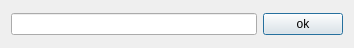
<?xml version="1.0" encoding="UTF-8"?>
<ui version="4.0">
 <class>adddir</class>
 <widget class="QDialog" name="adddir">
  <property name="geometry">
   <rect>
    <x>0</x>
    <y>0</y>
    <width>354</width>
    <height>48</height>
   </rect>
  </property>
  <property name="windowTitle">
   <string>Dialog</string>
  </property>
  <layout class="QHBoxLayout" name="horizontalLayout_2">
   <item>
    <layout class="QHBoxLayout" name="horizontalLayout">
     <item>
      <widget class="QLineEdit" name="lineEdit"/>
     </item>
     <item>
      <widget class="QPushButton" name="ok">
       <property name="text">
        <string>ok</string>
       </property>
      </widget>
     </item>
    </layout>
   </item>
  </layout>
 </widget>
 <resources/>
 <connections/>
</ui>
